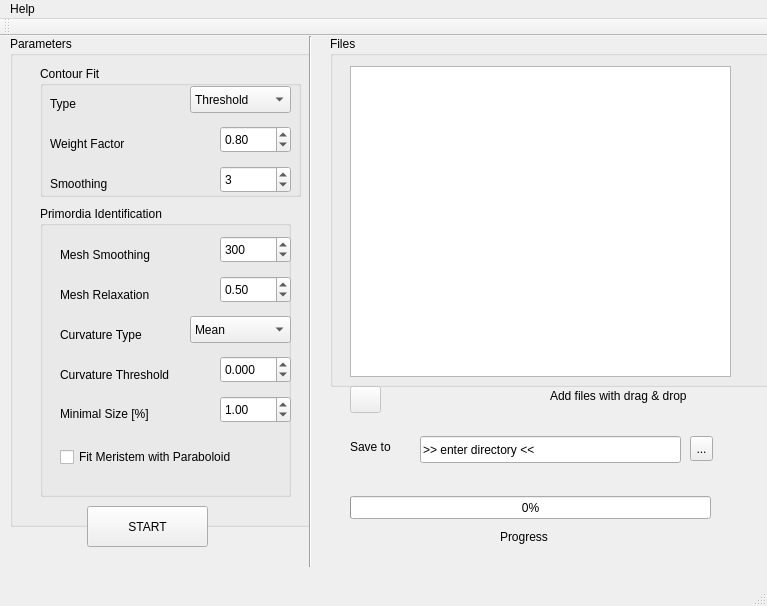
<?xml version="1.0" encoding="UTF-8"?>
<ui version="4.0">
 <class>MainWindow</class>
 <widget class="QMainWindow" name="MainWindow">
  <property name="geometry">
   <rect>
    <x>0</x>
    <y>0</y>
    <width>767</width>
    <height>606</height>
   </rect>
  </property>
  <property name="windowTitle">
   <string>Meristem Phenotyper 3D - Batch Processor</string>
  </property>
  <widget class="QWidget" name="centralwidget">
   <widget class="QGroupBox" name="groupBox_parameters">
    <property name="geometry">
     <rect>
      <x>10</x>
      <y>0</y>
      <width>301</width>
      <height>491</height>
     </rect>
    </property>
    <property name="title">
     <string>Parameters</string>
    </property>
    <widget class="QGroupBox" name="groupBox_contour_fit">
     <property name="geometry">
      <rect>
       <x>30</x>
       <y>30</y>
       <width>261</width>
       <height>131</height>
      </rect>
     </property>
     <property name="title">
      <string>Contour Fit</string>
     </property>
     <widget class="QLabel" name="label">
      <property name="geometry">
       <rect>
        <x>10</x>
        <y>30</y>
        <width>121</width>
        <height>16</height>
       </rect>
      </property>
      <property name="text">
       <string>Type</string>
      </property>
     </widget>
     <widget class="QComboBox" name="cf_type_input">
      <property name="geometry">
       <rect>
        <x>150</x>
        <y>20</y>
        <width>101</width>
        <height>27</height>
       </rect>
      </property>
      <property name="currentIndex">
       <number>0</number>
      </property>
      <item>
       <property name="text">
        <string>Threshold</string>
       </property>
      </item>
      <item>
       <property name="text">
        <string>Active Contours</string>
       </property>
      </item>
     </widget>
     <widget class="QLabel" name="label_2">
      <property name="geometry">
       <rect>
        <x>10</x>
        <y>70</y>
        <width>191</width>
        <height>16</height>
       </rect>
      </property>
      <property name="text">
       <string>Weight Factor</string>
      </property>
     </widget>
     <widget class="QDoubleSpinBox" name="cf_weight_factor_input">
      <property name="geometry">
       <rect>
        <x>180</x>
        <y>60</y>
        <width>71</width>
        <height>27</height>
       </rect>
      </property>
      <property name="maximum">
       <double>10.000000000000000</double>
      </property>
      <property name="singleStep">
       <double>0.100000000000000</double>
      </property>
      <property name="value">
       <double>0.800000000000000</double>
      </property>
     </widget>
     <widget class="QLabel" name="label_3">
      <property name="geometry">
       <rect>
        <x>10</x>
        <y>110</y>
        <width>191</width>
        <height>16</height>
       </rect>
      </property>
      <property name="text">
       <string>Smoothing</string>
      </property>
     </widget>
     <widget class="QSpinBox" name="cf_smooth_input">
      <property name="geometry">
       <rect>
        <x>180</x>
        <y>100</y>
        <width>71</width>
        <height>27</height>
       </rect>
      </property>
      <property name="value">
       <number>3</number>
      </property>
     </widget>
    </widget>
    <widget class="QGroupBox" name="groupBox_prim_ident">
     <property name="geometry">
      <rect>
       <x>30</x>
       <y>170</y>
       <width>251</width>
       <height>291</height>
      </rect>
     </property>
     <property name="title">
      <string>Primordia Identification</string>
     </property>
     <widget class="QLabel" name="label_4">
      <property name="geometry">
       <rect>
        <x>20</x>
        <y>40</y>
        <width>121</width>
        <height>17</height>
       </rect>
      </property>
      <property name="text">
       <string>Mesh Smoothing</string>
      </property>
     </widget>
     <widget class="QSpinBox" name="mesh_smooth_input">
      <property name="geometry">
       <rect>
        <x>180</x>
        <y>30</y>
        <width>71</width>
        <height>27</height>
       </rect>
      </property>
      <property name="maximum">
       <number>10000</number>
      </property>
      <property name="value">
       <number>300</number>
      </property>
     </widget>
     <widget class="QLabel" name="label_5">
      <property name="geometry">
       <rect>
        <x>20</x>
        <y>80</y>
        <width>121</width>
        <height>17</height>
       </rect>
      </property>
      <property name="text">
       <string>Mesh Relaxation</string>
      </property>
     </widget>
     <widget class="QDoubleSpinBox" name="relaxation_factor_input">
      <property name="geometry">
       <rect>
        <x>180</x>
        <y>70</y>
        <width>71</width>
        <height>27</height>
       </rect>
      </property>
      <property name="maximum">
       <double>2.000000000000000</double>
      </property>
      <property name="singleStep">
       <double>0.100000000000000</double>
      </property>
      <property name="value">
       <double>0.500000000000000</double>
      </property>
     </widget>
     <widget class="QLabel" name="label_6">
      <property name="geometry">
       <rect>
        <x>20</x>
        <y>120</y>
        <width>121</width>
        <height>17</height>
       </rect>
      </property>
      <property name="text">
       <string>Curvature Type</string>
      </property>
     </widget>
     <widget class="QComboBox" name="curvature_type_threshold">
      <property name="geometry">
       <rect>
        <x>150</x>
        <y>110</y>
        <width>101</width>
        <height>27</height>
       </rect>
      </property>
      <item>
       <property name="text">
        <string>Mean</string>
       </property>
      </item>
      <item>
       <property name="text">
        <string>Gaussian</string>
       </property>
      </item>
      <item>
       <property name="text">
        <string>Max</string>
       </property>
      </item>
     </widget>
     <widget class="QLabel" name="label_7">
      <property name="geometry">
       <rect>
        <x>20</x>
        <y>160</y>
        <width>141</width>
        <height>17</height>
       </rect>
      </property>
      <property name="text">
       <string>Curvature Threshold</string>
      </property>
     </widget>
     <widget class="QDoubleSpinBox" name="curvature_threshold_input">
      <property name="geometry">
       <rect>
        <x>180</x>
        <y>150</y>
        <width>71</width>
        <height>27</height>
       </rect>
      </property>
      <property name="decimals">
       <number>3</number>
      </property>
      <property name="minimum">
       <double>-10.000000000000000</double>
      </property>
      <property name="maximum">
       <double>10.000000000000000</double>
      </property>
      <property name="singleStep">
       <double>0.010000000000000</double>
      </property>
      <property name="value">
       <double>0.000000000000000</double>
      </property>
     </widget>
     <widget class="QLabel" name="label_8">
      <property name="geometry">
       <rect>
        <x>20</x>
        <y>200</y>
        <width>151</width>
        <height>16</height>
       </rect>
      </property>
      <property name="text">
       <string>Minimal Size [%]</string>
      </property>
     </widget>
     <widget class="QDoubleSpinBox" name="min_feature_size_percent_input">
      <property name="geometry">
       <rect>
        <x>180</x>
        <y>190</y>
        <width>71</width>
        <height>27</height>
       </rect>
      </property>
      <property name="maximum">
       <double>100.000000000000000</double>
      </property>
      <property name="singleStep">
       <double>0.100000000000000</double>
      </property>
      <property name="value">
       <double>1.000000000000000</double>
      </property>
     </widget>
     <widget class="QCheckBox" name="checkBox_paraboloid_fit">
      <property name="geometry">
       <rect>
        <x>20</x>
        <y>240</y>
        <width>231</width>
        <height>22</height>
       </rect>
      </property>
      <property name="text">
       <string>Fit Meristem with Paraboloid</string>
      </property>
      <property name="checked">
       <bool>false</bool>
      </property>
      <property name="tristate">
       <bool>false</bool>
      </property>
     </widget>
    </widget>
   </widget>
   <widget class="Line" name="line">
    <property name="geometry">
     <rect>
      <x>300</x>
      <y>0</y>
      <width>20</width>
      <height>531</height>
     </rect>
    </property>
    <property name="orientation">
     <enum>Qt::Vertical</enum>
    </property>
   </widget>
   <widget class="QProgressBar" name="progressBar_total">
    <property name="geometry">
     <rect>
      <x>350</x>
      <y>460</y>
      <width>361</width>
      <height>23</height>
     </rect>
    </property>
    <property name="value">
     <number>0</number>
    </property>
   </widget>
   <widget class="QLabel" name="label_10">
    <property name="geometry">
     <rect>
      <x>500</x>
      <y>490</y>
      <width>101</width>
      <height>21</height>
     </rect>
    </property>
    <property name="text">
     <string>Progress</string>
    </property>
   </widget>
   <widget class="QPushButton" name="button_start">
    <property name="geometry">
     <rect>
      <x>87</x>
      <y>470</y>
      <width>121</width>
      <height>41</height>
     </rect>
    </property>
    <property name="text">
     <string>START</string>
    </property>
   </widget>
   <widget class="QLineEdit" name="lineEdit_save_location">
    <property name="geometry">
     <rect>
      <x>420</x>
      <y>400</y>
      <width>261</width>
      <height>27</height>
     </rect>
    </property>
    <property name="text">
     <string>&gt;&gt; enter directory &lt;&lt;</string>
    </property>
   </widget>
   <widget class="QToolButton" name="toolButton_save_location">
    <property name="geometry">
     <rect>
      <x>690</x>
      <y>400</y>
      <width>23</width>
      <height>25</height>
     </rect>
    </property>
    <property name="text">
     <string>...</string>
    </property>
   </widget>
   <widget class="QLabel" name="label_11">
    <property name="geometry">
     <rect>
      <x>350</x>
      <y>400</y>
      <width>66</width>
      <height>21</height>
     </rect>
    </property>
    <property name="text">
     <string>Save to</string>
    </property>
   </widget>
   <widget class="QGroupBox" name="groupBox_files">
    <property name="geometry">
     <rect>
      <x>330</x>
      <y>0</y>
      <width>441</width>
      <height>351</height>
     </rect>
    </property>
    <property name="title">
     <string>Files</string>
    </property>
    <widget class="QListWidget" name="listWidget_filenames">
     <property name="geometry">
      <rect>
       <x>20</x>
       <y>30</y>
       <width>381</width>
       <height>311</height>
      </rect>
     </property>
     <property name="acceptDrops">
      <bool>true</bool>
     </property>
    </widget>
   </widget>
   <widget class="QLabel" name="label_9">
    <property name="geometry">
     <rect>
      <x>550</x>
      <y>350</y>
      <width>181</width>
      <height>20</height>
     </rect>
    </property>
    <property name="text">
     <string>Add files with drag &amp; drop</string>
    </property>
   </widget>
   <widget class="QPushButton" name="pushButton_delete_file">
    <property name="enabled">
     <bool>false</bool>
    </property>
    <property name="geometry">
     <rect>
      <x>350</x>
      <y>350</y>
      <width>31</width>
      <height>27</height>
     </rect>
    </property>
    <property name="text">
     <string/>
    </property>
    <property name="icon">
     <iconset>
      <normaloff>../../Downloads/remove-icon-png-24.png</normaloff>../../Downloads/remove-icon-png-24.png</iconset>
    </property>
   </widget>
  </widget>
  <widget class="QMenuBar" name="menubar">
   <property name="geometry">
    <rect>
     <x>0</x>
     <y>0</y>
     <width>767</width>
     <height>25</height>
    </rect>
   </property>
   <widget class="QMenu" name="menuHelp">
    <property name="title">
     <string>Help</string>
    </property>
    <addaction name="actionAbout"/>
   </widget>
   <addaction name="menuHelp"/>
  </widget>
  <widget class="QStatusBar" name="statusbar"/>
  <widget class="QToolBar" name="toolBar">
   <property name="windowTitle">
    <string>toolBar</string>
   </property>
   <attribute name="toolBarArea">
    <enum>TopToolBarArea</enum>
   </attribute>
   <attribute name="toolBarBreak">
    <bool>false</bool>
   </attribute>
  </widget>
  <action name="actionAbout">
   <property name="text">
    <string>About</string>
   </property>
  </action>
 </widget>
 <resources/>
 <connections/>
</ui>
